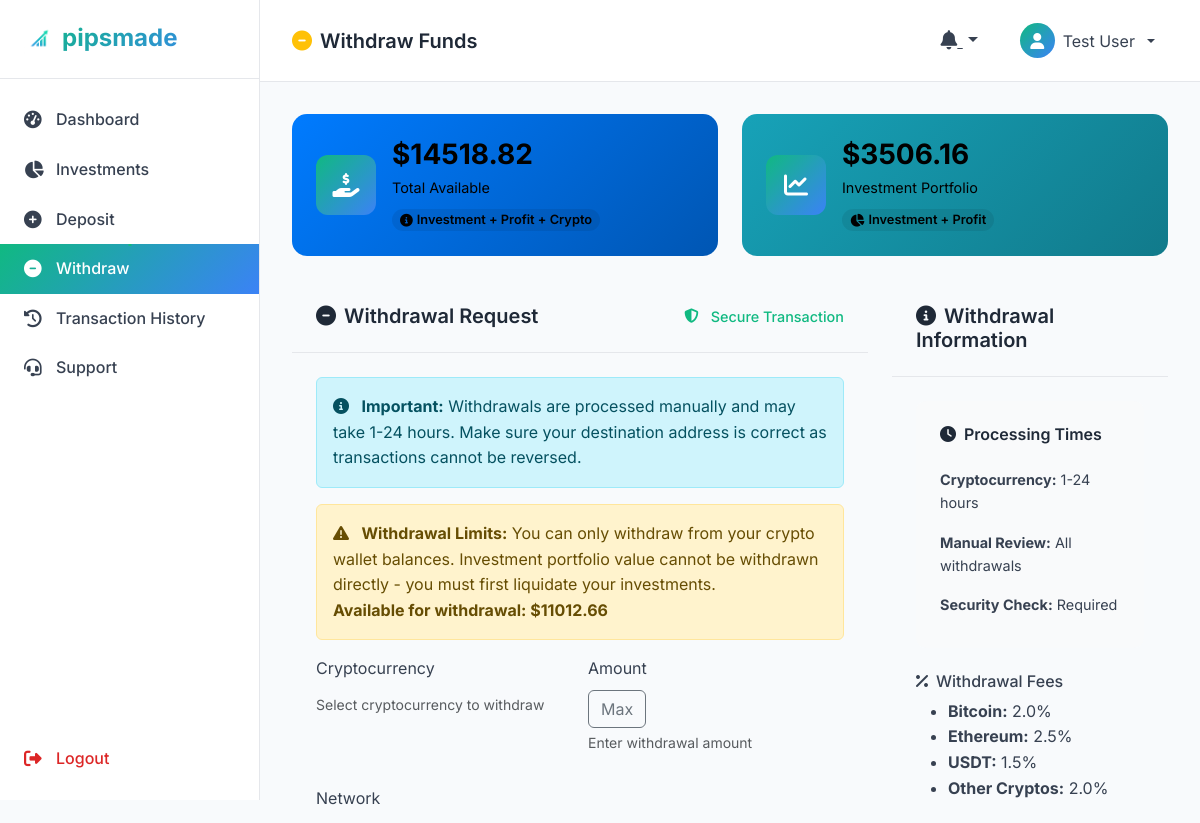
/dashboard/withdraw/ (signed in, upper part), run on an earlier commit of the app's database.
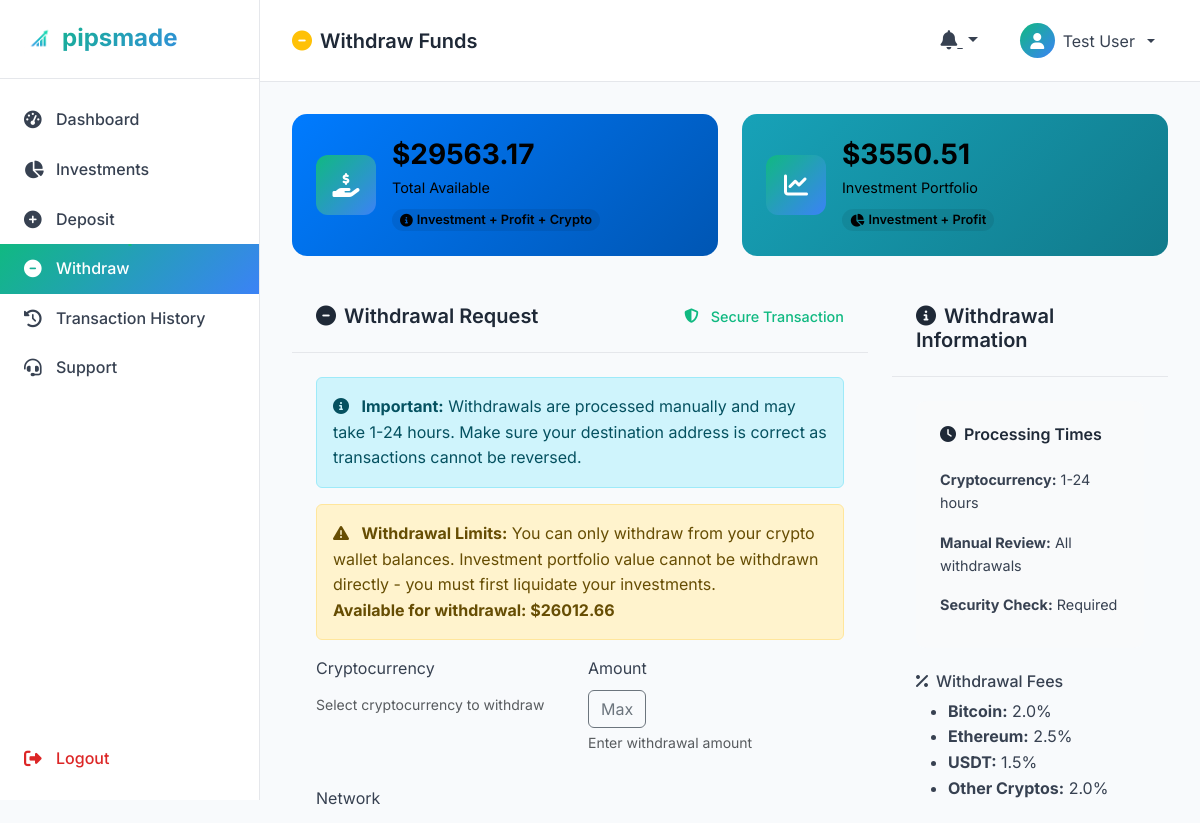
And on a later commit of the database.
### investments/models.py (models this page shows, shortened)
class UserPortfolio(models.Model):
    user = models.OneToOneField(User, on_delete=models.CASCADE, related_name='portfolio')
    total_invested = models.DecimalField(max_digits=15, decimal_places=2, default=0, help_text="Set manually by admin")
    total_current_value = models.DecimalField(max_digits=15, decimal_places=2, default=0, help_text="Set manually by admin")
    total_profit = models.DecimalField(max_digits=15, decimal_places=2, default=0, help_text="Set manually by admin")
    total_roi_percentage = models.DecimalField(max_digits=5, decimal_places=2, default=0, help_text="Set manually by admin")
    total_withdrawable = models.DecimalField(max_digits=15, decimal_places=2, default=0, help_text="Set manually by admin")
    manual_profit_total = models.DecimalField(max_digits=15, decimal_places=2, default=0, help_text="Set manually by admin")
    active_investments = models.PositiveIntegerField(default=0, help_text="Set manually by admin")
    completed_investments = models.PositiveIntegerField(default=0, help_text="Set manually by admin")
    last_updated = models.DateTimeField(auto_now=True)

### dashboard/views.py (the view)
# urls.py: path('withdraw/', views.WithdrawView.as_view(), name='withdraw'),
class WithdrawView(LoginRequiredMixin, TemplateView):
    template_name = 'dashboard/withdraw.html'
    def get_context_data(self, **kwargs):
        context = super().get_context_data(**kwargs)
        try:
            from transactions.models import UserWallet, Transaction
            user_wallets = UserWallet.objects.filter(user=self.request.user)
            total_crypto_balance = sum(wallet.balance for wallet in user_wallets)
            from investments.models import UserPortfolio
            try:
                portfolio = UserPortfolio.objects.get(user=self.request.user)
                total_portfolio_value = portfolio.total_current_value or 0
            except UserPortfolio.DoesNotExist:
                total_portfolio_value = 0
            total_available_balance = total_crypto_balance + total_portfolio_value
            total_withdrawals = Transaction.objects.filter(
                user=self.request.user,
                transaction_type='withdrawal',
                status='completed'
            ).aggregate(total=Sum('amount'))['total'] or 0
            pending_withdrawals = Transaction.objects.filter(
                user=self.request.user,
                transaction_type='withdrawal',
                status='pending'
            ).count()
            recent_withdrawals = Transaction.objects.filter(
                user=self.request.user,
                transaction_type='withdrawal'
            ).order_by('-created_at')[:5]
            context.update({
                'user_wallets': user_wallets,
                'total_crypto_balance': total_crypto_balance,
                'total_portfolio_value': total_portfolio_value,
                'total_available_balance': total_available_balance,
                'total_withdrawals': total_withdrawals,
                'pending_withdrawals': pending_withdrawals,
                'recent_withdrawals': recent_withdrawals,
                'form': None,  # Form will be handled by the template
            })
        except Exception as e:
            print(f"WithdrawView error: {str(e)}")
            context.update({
                'user_wallets': [],
                'total_crypto_balance': 0,
                'total_portfolio_value': 0,
                'total_available_balance': 0,
                'total_withdrawals': 0,
                'pending_withdrawals': 0,
                'recent_withdrawals': [],
                'form': None,
            })
        context['page_title'] = 'Withdraw Funds'
        return context

### transactions/models.py (called while the page is built)
    def get_status_color(self):
        colors = {
            'pending': 'warning',
            'processing': 'info',
            'completed': 'success',
            'failed': 'danger',
            'cancelled': 'secondary',
            'rejected': 'danger',
        }
        return colors.get(self.status, 'secondary')

### templates/dashboard/withdraw.html (shortened to what the changed rows need)
{% extends 'dashboard/base_dashboard.html' %}
{% load static %}
{% block content %}
    <div class="row g-4 mb-4">
        <div class="col-lg-6">
            <div class="stats-card gradient-primary">
                <div class="stats-info">
                    <h3>${{ total_available_balance|default_if_none:0|floatformat:2 }}</h3>
                    <p>Total Available</p>
                    <span class="stats-change positive">
                        <i class="fas fa-info-circle me-1"></i>Investment + Profit + Crypto
                    </span>
                </div>
            </div>
        </div>
        <div class="col-lg-6">
            <div class="stats-card gradient-info">
                <div class="stats-info">
                    <h3>${{ total_portfolio_value|default_if_none:0|floatformat:2 }}</h3>
                    <p>Investment Portfolio</p>
                    <span class="stats-change neutral">
                        <i class="fas fa-chart-pie me-1"></i>Investment + Profit
                    </span>
                </div>
            </div>
        </div>
    </div>
    <div class="row g-4">
        <div class="col-lg-8">
            <div class="dashboard-card">
                <div class="card-body">
                    {% if user_wallets %}
                    <div class="alert alert-info">
                        <i class="fas fa-info-circle me-2"></i>
                        <strong>Important:</strong> Withdrawals are processed manually and may take 1-24 hours.
                        Make sure your destination address is correct as transactions cannot be reversed.
                    </div>
                    <div class="alert alert-warning">
                        <i class="fas fa-exclamation-triangle me-2"></i>
                        <strong>Withdrawal Limits:</strong> You can only withdraw from your crypto wallet balances.
                        Investment portfolio value cannot be withdrawn directly - you must first liquidate your investments.
                        <br><strong>Available for withdrawal: ${{ total_crypto_balance|floatformat:2 }}</strong>
                    </div>
                    <form method="post" id="withdrawForm">
                        <div class="row g-3">
                            <div class="col-md-6">
                                <label class="form-label">Cryptocurrency</label>
                                <div class="form-text">Select cryptocurrency to withdraw</div>
                            </div>
                            <div class="col-md-6">
                                <label class="form-label">Amount</label>
                                <div class="input-group">
                                    <button class="btn btn-outline-secondary" type="button" id="maxButton">
                                        Max
                                    </button>
                                </div>
                                <div class="form-text" id="availableBalance">Enter withdrawal amount</div>
                            </div>
                        </div>
                        <div class="row g-3 mt-3">
                            <div class="col-12">
                                <label class="form-label">Network</label>
                            </div>
                        </div>
                    </form>
                    {% endif %}
                </div>
            </div>
        </div>
            </div>
        </div>
{% endblock %}

What changed in the data, as far as the page shows it:
changed UserPortfolio: total_current_value "3506.16" → "3550.51"
Also different on the page:
{{ total_available_balance|default_if_none:0|floatformat:2 }}: "14518.82" → "29563.17"
{{ total_crypto_balance|floatformat:2 }}: "11012.66" → "26012.66"
